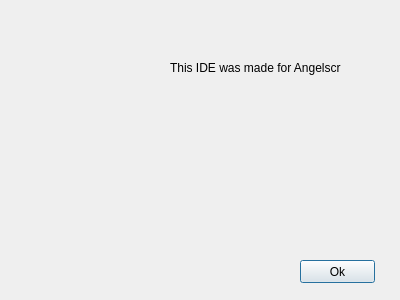
<?xml version="1.0" encoding="UTF-8"?>
<ui version="4.0">
 <class>CAbout</class>
 <widget class="QDialog" name="CAbout">
  <property name="geometry">
   <rect>
    <x>0</x>
    <y>0</y>
    <width>400</width>
    <height>300</height>
   </rect>
  </property>
  <property name="windowTitle">
   <string>About Angelscript IDE</string>
  </property>
  <property name="modal">
   <bool>true</bool>
  </property>
  <widget class="QPushButton" name="OkButton">
   <property name="geometry">
    <rect>
     <x>300</x>
     <y>260</y>
     <width>75</width>
     <height>23</height>
    </rect>
   </property>
   <property name="text">
    <string>Ok</string>
   </property>
  </widget>
  <widget class="QLabel" name="InfoLabel">
   <property name="geometry">
    <rect>
     <x>170</x>
     <y>60</y>
     <width>171</width>
     <height>16</height>
    </rect>
   </property>
   <property name="text">
    <string>This IDE was made for Angelscript</string>
   </property>
  </widget>
 </widget>
 <resources/>
 <connections/>
</ui>
